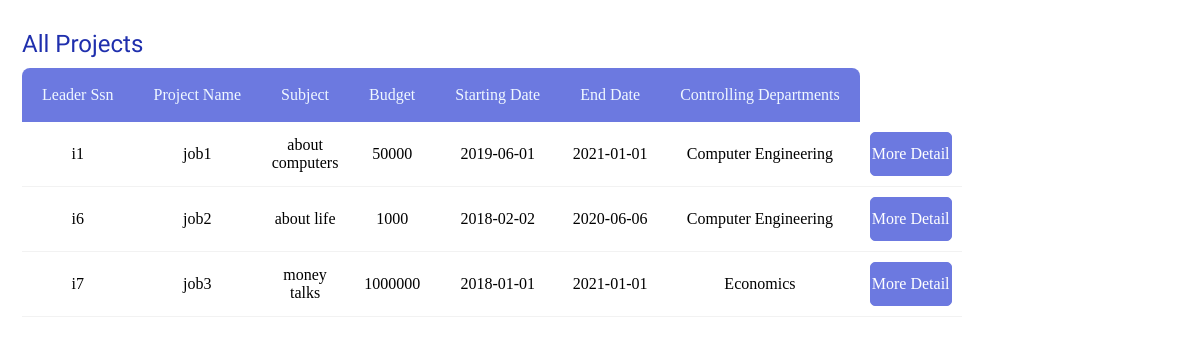
Page /main/projects.php on the committed database.
### tables this page shows
CREATE TABLE IF NOT EXISTS project (
  leadSsn varchar(20) NOT NULL,
  pName varchar(45) NOT NULL,
  subject varchar(450) DEFAULT NULL,
  budget double DEFAULT NULL,
  startDate date NOT NULL,
  enddate date NOT NULL,
  controllingDName varchar(50) NOT NULL,
  PRIMARY KEY (leadSsn,pName),
  KEY fk_Project_department1_idx (controllingDName)
);

### main/projects.php (the view, shortened to what this page needs)
<?php
include ( 'conn.php' );
$sql = 'SELECT * FROM project order by pName;';
$result = mysqli_query( $conn, $sql );
$numOfFields = mysqli_num_fields( $result );
$resultset = null;
while ( $row = mysqli_fetch_array( $result ) ) {
    $resultset[] = $row;
}
?>
<!DOCTYPE html>
<html lang='en'>
    <head>
        <link rel="stylesheet" href="style.css">
    </head>
    <body>
        <div class="container">
            <div class="table-box">
                <span class='table-name'>All Projects</span>
                <table cellspacing='0'>
                    <tr>
                        <th>Leader&nbsp;Ssn</th>
                        <th>Project&nbsp;Name</th>
                        <th>Subject</th>
                        <th>Budget</th>
                        <th>Starting&nbsp;Date</th>
                        <th>End&nbsp;Date</th>
                        <th>Controlling&nbsp;Departments</th>
                    </tr>
                    <?php
                    if($resultset!==null){
                        foreach($resultset as $row){
                            echo "<tr>";
                            for($i=0; $i<$numOfFields; $i++){
                                echo "<td>".$row[$i]."</td>";
                            }
                            echo "<td><a href='project-detail.php?leadSsn=$row[0]&pName=$row[1]'><div class='see-more'>More Detail</div></a></td>";
                            echo '</tr>';
                        }
                    }
                    ?>
                </table>
            </div>
        </div>
    </body>
</html>

### main/style.css (style rules this page uses)
* { padding: 0; margin: 0; }
a { text-decoration: none; font-style: none; color: black; }
.container { width: 98%; margin: 20px; margin-right: auto; margin-left: auto; }
.table-box { margin-bottom: 40px; padding: 10px; }
.table-name { display: block; font-size: 1.5rem; font-family: 'Nanum Gothic', sans-serif; color: #1f2fad; margin-bottom: 10px; }
table { max-width: 800px; border-radius: 8px; }
table tr:first-child { background: #6c79e0; color: aliceblue; }
th { padding-right: 20px; padding-left: 20px; padding-bottom: 18px; padding-top: 18px; font-weight: 100; }
th:first-child { border-top-left-radius: 8px; }
th:last-child { border-top-right-radius: 8px; }
td { border-bottom: 1px solid #f2f2f2; text-align: center; padding: 10px; }
.see-more { cursor: pointer; width: 80px; padding: 12px 0px; color: white; border-radius: 5px; border: 1px solid #6c79e0; background-color: #6c79e0; transition: background 0.3s; }

### rows in the picture
project: leadSsn "i1", pName "job1", subject "about computers", budget "50000", startDate "2019-06-01", enddate "2021-01-01", controllingDName "Computer Engineering"
project: leadSsn "i6", pName "job2", subject "about life", budget "1000", startDate "2018-02-02", enddate "2020-06-06", controllingDName "Computer Engineering"
project: leadSsn "i7", pName "job3", subject "money talks", budget "1000000", startDate "2018-01-01", enddate "2021-01-01", controllingDName "Economics"
